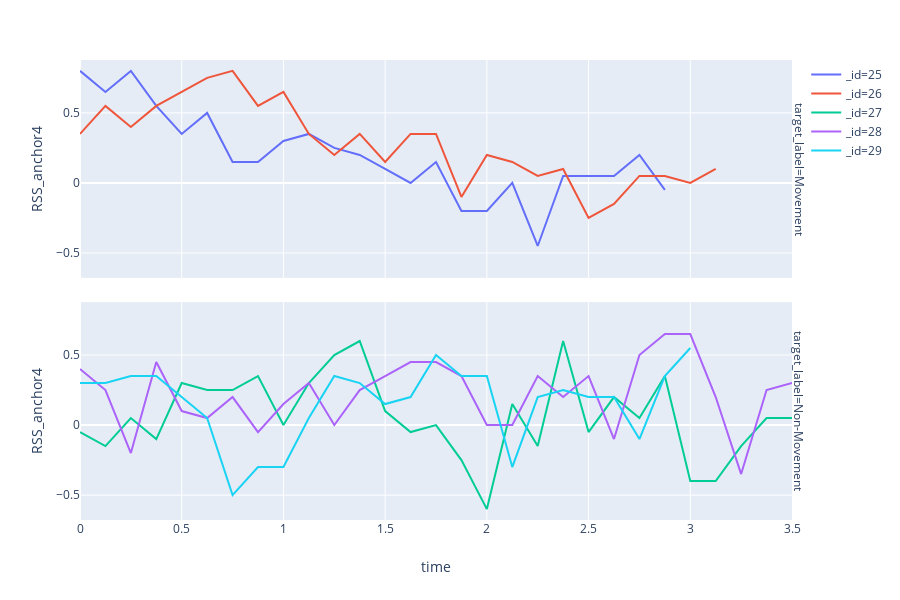

Here is the notebook cell this chart was saved with:
### Code cell
i = 4
px.line(df_red, x="time", y="RSS_anchor{}".format(i), color="_id", line_group="_id", hover_name="target", 
        line_shape="linear", facet_row = 'target_label')

### Figure 1 — Plotly figure (JSON) as saved in the notebook; plotly's stock layout.template omitted (floating-point values rounded to 4 significant figures)
{"data": [{"hovertemplate": "<b>%{hovertext}</b><br><br>target_label=Movement<br>_id=25<br>_id=25<br>time=%{x}<br>RSS_anchor4=%{y}<extra></extra>", "hovertext": [1, 1, 1, 1, 1, 1, 1, 1, 1, 1, 1, 1, 1, 1, 1, 1, 1, 1, 1, 1, 1, 1, 1, 1], "legendgroup": "_id=25", "line": {"color": "#636efa", "dash": "solid", "shape": "linear"}, "mode": "lines", "name": "_id=25", "showlegend": true, "type": "scatter", "uid": "0fda86da-ca06-4a43-8af8-84b283e694a8", "x": [0, 0.125, 0.25, 0.375, 0.5, 0.625, 0.75, 0.875, 1, 1.125, 1.25, 1.375, 1.5, 1.625, 1.75, 1.875, 2, 2.125, 2.25, 2.375, 2.5, 2.625, 2.75, 2.875], "xaxis": "x", "y": [0.8, 0.65, 0.8, 0.55, 0.35, 0.5, 0.15, 0.15, 0.3, 0.35, 0.25, 0.2, 0.1, 0, 0.15, -0.2, -0.2, 0, -0.45, 0.05, 0.05, 0.05, 0.2, -0.05], "yaxis": "y"}, {"hovertemplate": "<b>%{hovertext}</b><br><br>target_label=Movement<br>_id=26<br>_id=26<br>time=%{x}<br>RSS_anchor4=%{y}<extra></extra>", "hovertext": [1, 1, 1, 1, 1, 1, 1, 1, 1, 1, 1, 1, 1, 1, 1, 1, 1, 1, 1, 1, 1, 1, 1, 1, 1, 1], "legendgroup": "_id=26", "line": {"color": "#EF553B", "dash": "solid", "shape": "linear"}, "mode": "lines", "name": "_id=26", "showlegend": true, "type": "scatter", "uid": "b18e1d91-1980-492a-9c26-922b6ba215cf", "x": [0, 0.125, 0.25, 0.375, 0.5, 0.625, 0.75, 0.875, 1, 1.125, 1.25, 1.375, 1.5, 1.625, 1.75, 1.875, 2, 2.125, 2.25, 2.375, 2.5, 2.625, 2.75, 2.875, 3, 3.125], "xaxis": "x", "y": [0.35, 0.55, 0.4, 0.55, 0.65, 0.75, 0.8, 0.55, 0.65, 0.35, 0.2, 0.35, 0.15, 0.35, 0.35, -0.1, 0.2, 0.15, 0.05, 0.1, -0.25, -0.15, 0.05, 0.05, 0, 0.1], "yaxis": "y"}, {"hovertemplate": "<b>%{hovertext}</b><br><br>target_label=Non-Movement<br>_id=27<br>_id=27<br>time=%{x}<br>RSS_anchor4=%{y}<extra></extra>", "hovertext": [-1, -1, -1, -1, -1, -1, -1, -1, -1, -1, -1, -1, -1, -1, -1, -1, -1, -1, -1, -1, -1, -1, -1, -1, -1, -1, -1, -1, -1], "legendgroup": "_id=27", "line": {"color": "#00cc96", "dash": "solid", "shape": "linear"}, "mode": "lines", "name": "_id=27", "showlegend": true, "type": "scatter", "uid": "a3885661-9f1e-456a-93b5-2cc19f8eade9", "x": [0, 0.125, 0.25, 0.375, 0.5, 0.625, 0.75, 0.875, 1, 1.125, 1.25, 1.375, 1.5, 1.625, 1.75, 1.875, 2, 2.125, 2.25, 2.375, 2.5, 2.625, 2.75, 2.875, 3, 3.125, 3.25, 3.375, 3.5], "xaxis": "x", "y": [-0.05, -0.15, 0.05, -0.1, 0.3, 0.25, 0.25, 0.35, 0, 0.3, 0.5, 0.6, 0.1, -0.05, 0, -0.25, -0.6, 0.15, -0.15, 0.6, -0.05, 0.2, 0.05, 0.35, -0.4, -0.4, -0.15, 0.05, 0.05], "yaxis": "y2"}, {"hovertemplate": "<b>%{hovertext}</b><br><br>target_label=Non-Movement<br>_id=28<br>_id=28<br>time=%{x}<br>RSS_anchor4=%{y}<extra></extra>", "hovertext": [-1, -1, -1, -1, -1, -1, -1, -1, -1, -1, -1, -1, -1, -1, -1, -1, -1, -1, -1, -1, -1, -1, -1, -1, -1, -1, -1, -1, -1], "legendgroup": "_id=28", "line": {"color": "#ab63fa", "dash": "solid", "shape": "linear"}, "mode": "lines", "name": "_id=28", "showlegend": true, "type": "scatter", "uid": "fe9c180b-f8a1-45da-b4e5-63588d342d3a", "x": [0, 0.125, 0.25, 0.375, 0.5, 0.625, 0.75, 0.875, 1, 1.125, 1.25, 1.375, 1.5, 1.625, 1.75, 1.875, 2, 2.125, 2.25, 2.375, 2.5, 2.625, 2.75, 2.875, 3, 3.125, 3.25, 3.375, 3.5], "xaxis": "x", "y": [0.4, 0.25, -0.2, 0.45, 0.1, 0.05, 0.2, -0.05, 0.15, 0.3, 0, 0.25, 0.35, 0.45, 0.45, 0.35, 0, 0, 0.35, 0.2, 0.35, -0.1, 0.5, 0.65, 0.65, 0.2, -0.35, 0.25, 0.3], "yaxis": "y2"}, {"hovertemplate": "<b>%{hovertext}</b><br><br>target_label=Non-Movement<br>_id=29<br>_id=29<br>time=%{x}<br>RSS_anchor4=%{y}<extra></extra>", "hovertext": [-1, -1, -1, -1, -1, -1, -1, -1, -1, -1, -1, -1, -1, -1, -1, -1, -1, -1, -1, -1, -1, -1, -1, -1, -1], "legendgroup": "_id=29", "line": {"color": "#19d3f3", "dash": "solid", "shape": "linear"}, "mode": "lines", "name": "_id=29", "showlegend": true, "type": "scatter", "uid": "010d2ef8-d707-4b0b-b3d0-356ff6f65e82", "x": [0, 0.125, 0.25, 0.375, 0.5, 0.625, 0.75, 0.875, 1, 1.125, 1.25, 1.375, 1.5, 1.625, 1.75, 1.875, 2, 2.125, 2.25, 2.375, 2.5, 2.625, 2.75, 2.875, 3], "xaxis": "x", "y": [0.3, 0.3, 0.35, 0.35, 0.2, 0.05, -0.5, -0.3, -0.3, 0.05, 0.35, 0.3, 0.15, 0.2, 0.5, 0.35, 0.35, -0.3, 0.2, 0.25, 0.2, 0.2, -0.1, 0.35, 0.55], "yaxis": "y2"}], "layout": {"annotations": [{"showarrow": false, "text": "target_label=Movement", "textangle": 90, "x": 1.01, "xanchor": "center", "xref": "paper", "y": 0.7632, "yanchor": "middle", "yref": "paper"}, {"showarrow": false, "text": "target_label=Non-Movement", "textangle": 90, "x": 1.01, "xanchor": "center", "xref": "paper", "y": 0.2368, "yanchor": "middle", "yref": "paper"}], "grid": {"xaxes": ["x"], "xgap": 0.1, "xside": "bottom", "yaxes": ["y", "y2"], "ygap": 0.1, "yside": "left"}, "height": 600, "legend": {"tracegroupgap": 0}, "margin": {"t": 60}, "xaxis": {"title": {"text": "time"}}, "yaxis": {"title": {"text": "RSS_anchor4"}}, "yaxis2": {"matches": "y", "title": {"text": "RSS_anchor4"}}}}
